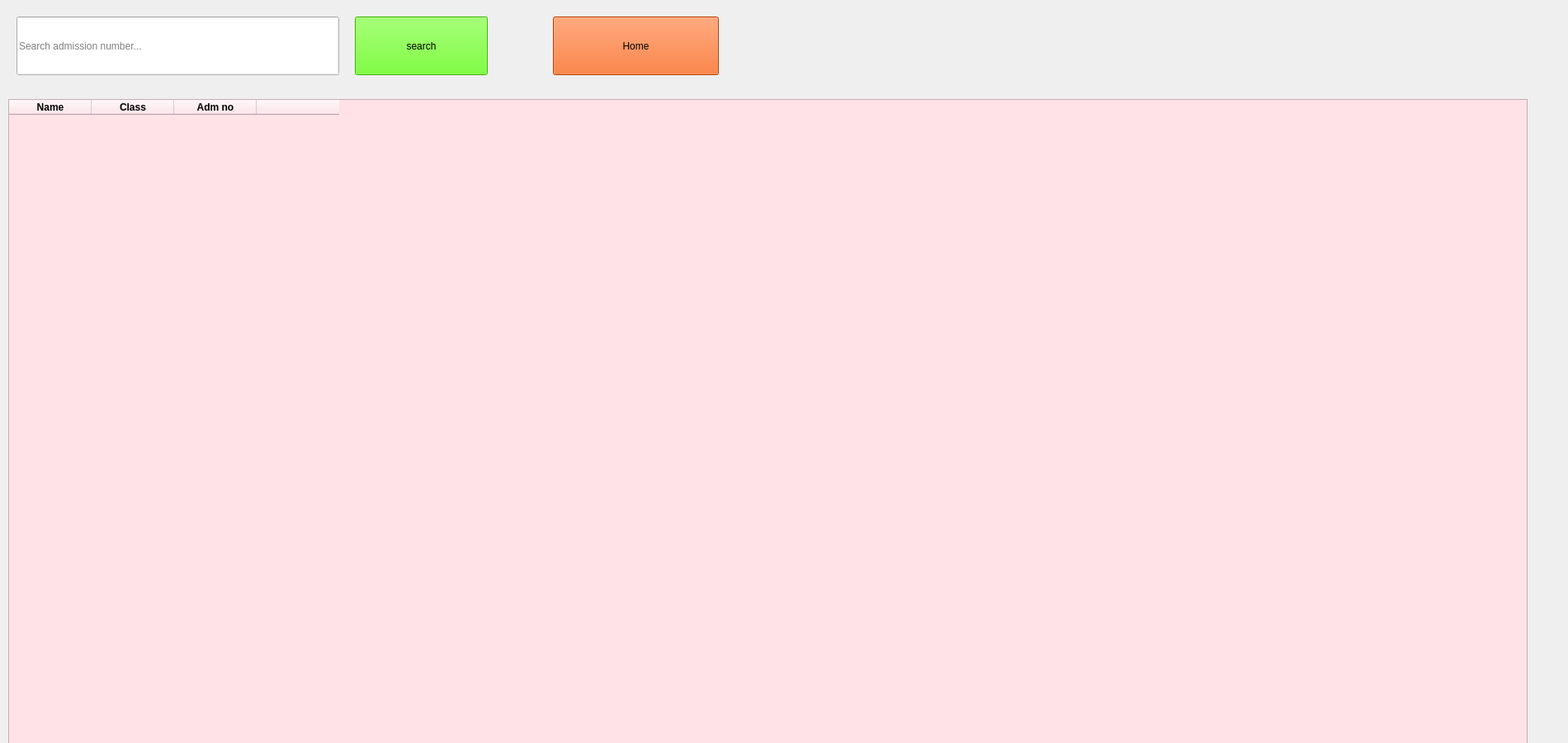
<?xml version="1.0" encoding="UTF-8"?>
<ui version="4.0">
 <class>Form</class>
 <widget class="QWidget" name="Form">
  <property name="geometry">
   <rect>
    <x>0</x>
    <y>0</y>
    <width>1900</width>
    <height>900</height>
   </rect>
  </property>
  <property name="windowTitle">
   <string>Teachers Database</string>
  </property>
  <property name="windowIcon">
   <iconset>
    <normaloff>../imgs/660921-84.png</normaloff>../imgs/660921-84.png</iconset>
  </property>
  <widget class="QTableWidget" name="tableWidget">
   <property name="geometry">
    <rect>
     <x>10</x>
     <y>120</y>
     <width>1841</width>
     <height>900</height>
    </rect>
   </property>
   <property name="styleSheet">
    <string notr="true">background-color: rgb(255, 226, 232);</string>
   </property>
   <property name="dragEnabled">
    <bool>false</bool>
   </property>
   <property name="alternatingRowColors">
    <bool>true</bool>
   </property>
   <property name="textElideMode">
    <enum>Qt::ElideRight</enum>
   </property>
   <property name="verticalScrollMode">
    <enum>QAbstractItemView::ScrollPerItem</enum>
   </property>
   <property name="showGrid">
    <bool>true</bool>
   </property>
   <property name="wordWrap">
    <bool>false</bool>
   </property>
   <property name="columnCount">
    <number>4</number>
   </property>
   <attribute name="horizontalHeaderHighlightSections">
    <bool>true</bool>
   </attribute>
   <column>
    <property name="text">
     <string>Name</string>
    </property>
    <property name="font">
     <font>
      <weight>75</weight>
      <bold>true</bold>
     </font>
    </property>
   </column>
   <column>
    <property name="text">
     <string>Class</string>
    </property>
    <property name="font">
     <font>
      <weight>75</weight>
      <bold>true</bold>
     </font>
    </property>
   </column>
   <column>
    <property name="text">
     <string>Adm no</string>
    </property>
    <property name="font">
     <font>
      <weight>75</weight>
      <bold>true</bold>
     </font>
    </property>
   </column>
   <column>
    <property name="text">
     <string/>
    </property>
    <property name="font">
     <font>
      <weight>75</weight>
      <bold>true</bold>
     </font>
    </property>
   </column>
  </widget>
  <widget class="QLineEdit" name="search">
   <property name="geometry">
    <rect>
     <x>20</x>
     <y>20</y>
     <width>391</width>
     <height>71</height>
    </rect>
   </property>
   <property name="styleSheet">
    <string notr="true">font: 16pt &quot;MS Shell Dlg 2&quot;;</string>
   </property>
   <property name="placeholderText">
    <string>Search admission number...</string>
   </property>
  </widget>
  <widget class="QPushButton" name="search_btn">
   <property name="geometry">
    <rect>
     <x>430</x>
     <y>20</y>
     <width>161</width>
     <height>71</height>
    </rect>
   </property>
   <property name="styleSheet">
    <string notr="true">font: 14pt &quot;MS Shell Dlg 2&quot;;
background-color: rgb(85, 255, 0);</string>
   </property>
   <property name="text">
    <string>search</string>
   </property>
   <property name="icon">
    <iconset>
     <normaloff>../imgs/sign-out-option.png</normaloff>../imgs/sign-out-option.png</iconset>
   </property>
  </widget>
  <widget class="QPushButton" name="home">
   <property name="geometry">
    <rect>
     <x>670</x>
     <y>20</y>
     <width>201</width>
     <height>71</height>
    </rect>
   </property>
   <property name="styleSheet">
    <string notr="true">font: 12pt &quot;MS Shell Dlg 2&quot;;
background-color: rgb(255, 85, 0);</string>
   </property>
   <property name="text">
    <string>Home</string>
   </property>
  </widget>
 </widget>
 <resources/>
 <connections/>
</ui>
